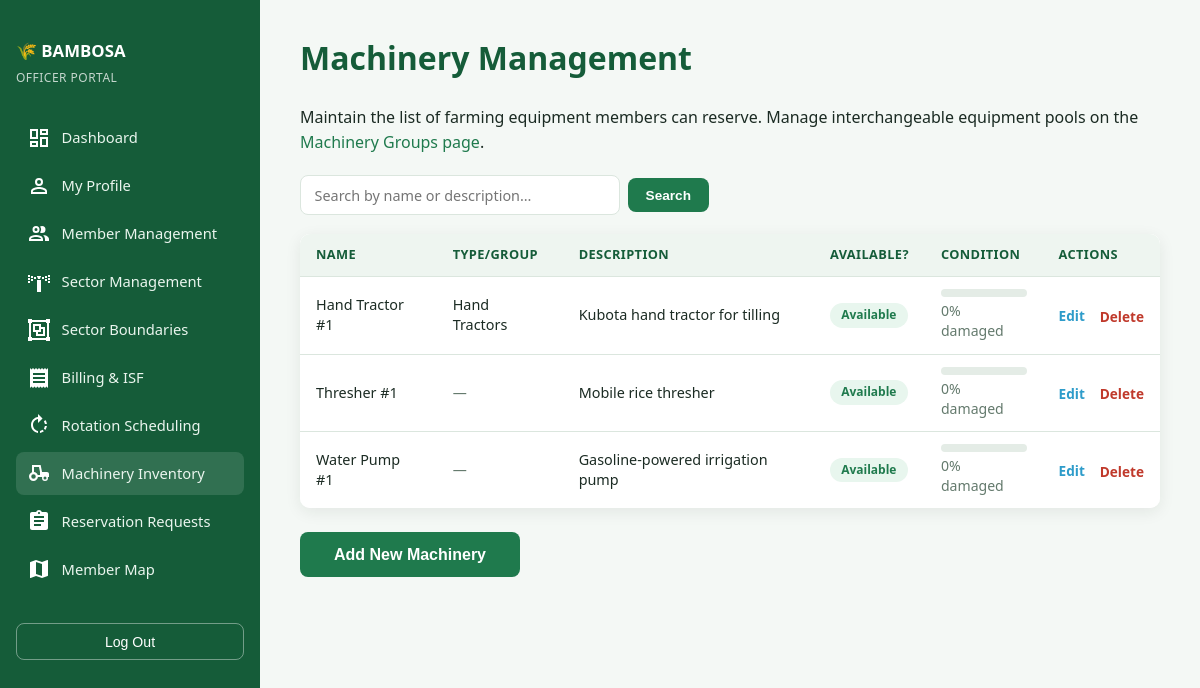
Page /officer/machinery.php (signed in) on the committed database.
### tables this page shows
CREATE TABLE IF NOT EXISTS machinery (
    machinery_id INT AUTO_INCREMENT PRIMARY KEY,
    group_id     INT DEFAULT NULL,                
    name         VARCHAR(100) NOT NULL UNIQUE,
    description  VARCHAR(255) DEFAULT NULL,
    is_available TINYINT(1) NOT NULL DEFAULT 1,    
    damage_level TINYINT UNSIGNED NOT NULL DEFAULT 0,   
    created_at   TIMESTAMP DEFAULT CURRENT_TIMESTAMP,
    FOREIGN KEY (group_id) REFERENCES machinery_groups(group_id) ON DELETE SET NULL,
    CONSTRAINT chk_machinery_damage_level CHECK (damage_level BETWEEN 0 AND 100)
);

CREATE TABLE IF NOT EXISTS machinery_groups (
    group_id     INT AUTO_INCREMENT PRIMARY KEY,
    group_name   VARCHAR(100) NOT NULL UNIQUE,
    description  VARCHAR(255) DEFAULT NULL,
    created_at   TIMESTAMP DEFAULT CURRENT_TIMESTAMP
);

### includes/base_path_utils.php (called while the page is built, shortened)
<?php
function base_url(string $path = ''): string
{
    $base = defined('BAMBOSA_BASE_PATH') ? BAMBOSA_BASE_PATH : '';
    $path = ltrim($path, '/');
    return ($path === '') ? ($base !== '' ? $base . '/' : '/') : $base . '/' . $path;
}

### includes/machinery.php (called while the page is built, shortened)
<?php
function get_all_machinery(PDO $pdo, bool $onlyAvailable = false, ?string $search = null, ?int $limit = null, ?int $offset = null): array
{
    $sql = "SELECT m.*, g.group_name
            FROM machinery m
            LEFT JOIN machinery_groups g ON g.group_id = m.group_id
            WHERE 1=1";
    $params = [];
    $sql .= ' ORDER BY m.name';
    if ($limit !== null && $offset !== null) {
        $sql .= ' LIMIT :limit OFFSET :offset';
    }
    $stmt = $pdo->prepare($sql);
    if ($limit !== null && $offset !== null) {
        $stmt->bindValue('limit', $limit, PDO::PARAM_INT);
        $stmt->bindValue('offset', $offset, PDO::PARAM_INT);
    }
    $stmt->execute();
    return $stmt->fetchAll();
}
function count_machinery(PDO $pdo, bool $onlyAvailable = false, ?string $search = null): int
{
    $sql = "SELECT COUNT(*) AS cnt
            FROM machinery m
            LEFT JOIN machinery_groups g ON g.group_id = m.group_id
            WHERE 1=1";
    $params = [];
    $stmt = $pdo->prepare($sql);
    $stmt->execute($params);
    return (int) $stmt->fetch()['cnt'];
}

### officer/machinery.php (the view, shortened to what this page needs)
<?php
require_once __DIR__ . '/../config/database.php';
require_once __DIR__ . '/../includes/machinery.php';
require_once __DIR__ . '/../includes/pagination.php';
$isAddingOrEditing = isset($_GET["new"]) || isset($_GET["edit"]);
$searchTerm = get_search_term();
$totalMachinery = count_machinery($pdo, false, $searchTerm);
$pagination = build_pagination($totalMachinery, get_current_page());
$machineryList = get_all_machinery($pdo, false, $searchTerm, $pagination['per_page'], $pagination['offset']);
?>
<!DOCTYPE html>
<html lang="en">
<head>
<link rel="stylesheet" href="<?= base_url('assets/css/style.css') ?>">
</head>
<body>
<div class="dash-shell">
  <?php include __DIR__ . '/../includes/partials/officer_sidebar.php'; ?>
  <main class="dash-main">
    <h1>Machinery Management</h1>
    <p>Maintain the list of farming equipment members can reserve. Manage interchangeable equipment pools on the <a href="<?= base_url('officer/machinery_groups.php') ?>">Machinery Groups page</a>.</p>
	<?php if (!$isAddingOrEditing): ?>
      <div class="table-scroll">
      <table class="data-table">
        <thead>
          <tr>
            <th>Name</th>
            <th>Type/Group</th>
            <th>Description</th>
            <th>Available?</th>
            <th>Condition</th>
            <th>Actions</th>
          </tr>
        </thead>
        <tbody>
          <?php if (empty($machineryList)): ?>
            <tr><td colspan="6" class="empty-row">No machinery found<?= $searchTerm ? ' for "' . htmlspecialchars($searchTerm) . '"' : ' yet' ?>.</td></tr>
          <?php else: foreach ($machineryList as $m): ?>
            <tr>
              <td><?= htmlspecialchars($m['name']) ?></td>
              <td><?= $m['group_name'] ? htmlspecialchars($m['group_name']) : '<span class="muted-note">—</span>' ?></td>
              <td><?= htmlspecialchars($m['description'] ?? '—') ?></td>
              <td>
                <span class="status-badge <?= $m['is_available'] ? 'status-active' : 'status-inactive' ?>">
                  <?= $m['is_available'] ? 'Available' : 'Unavailable' ?>
                </span>
              </td>
              <td>
                <div class="condition-bar" title="<?= (int) $m['damage_level'] ?>% damaged">
                </div>
                <span class="muted-note"><?= (int) $m['damage_level'] ?>% damaged</span>
              </td>
              <td class="actions-cell">
                <a href="<?= base_url('officer/machinery.php?edit=' . (int) $m['machinery_id']) ?>" class="link-btn">Edit</a>
                <form method="POST" class="inline-form" onsubmit="return confirm('Delete this machinery record? Existing reservations for it will also be removed.');">
                  <button type="submit" class="link-btn deactivate">Delete</button>
                </form>
              </td>
            </tr>
          <?php endforeach; endif; ?>
        </tbody>
      </table>
      </div>
	  <a href="<?= base_url('officer/machinery.php?new=') ?>"><button type="button" class="btn-full" style="max-width:220px; margin-top:24px;">Add New Machinery</button></a>
	<?php endif; ?>
  </main>
</div>
</body>
</html>

### assets/css/style.css (style rules this page uses)
:root { --clr-primary: #1f7a4d; --clr-primary-dark: #155c39; --clr-accent: #2e9cca; --clr-bg: #f4f8f5; --clr-surface: #ffffff; --clr-text: #1b2b23; --clr-muted: #647a6d; --clr-border: #dbe6de; --clr-error: #c0392b; --clr-success: #1f7a4d; --radius: 10px; --shadow: 0 4px 16px rgba(20, 40, 30, 0.08); --font: 'Segoe UI', system-ui, -apple-system, sans-serif; }
* { box-sizing: border-box; }
body { margin: 0; font-family: var(--font); background: var(--clr-bg); color: var(--clr-text); line-height: 1.6; }
a { color: var(--clr-primary); text-decoration: none; }
.condition-bar { width: 100%; max-width: 160px; height: 8px; border-radius: 4px; background: #e4ece6; overflow: hidden; margin-bottom: 0.25rem; }
.btn-full { width: 100%; padding: 0.85rem; border: none; border-radius: 8px; background: var(--clr-primary); color: #fff; font-size: 1rem; font-weight: 600; cursor: pointer; }
.dash-shell { display: flex; min-height: 100vh; }
.dash-main { flex: 1; min-width: 0; padding: 2rem 2.5rem; }
.dash-main h1 { color: var(--clr-primary-dark); margin-top: 0; }
.muted-note { color: var(--clr-muted); font-size: 0.88rem; margin-top: 0.8rem; }
.data-table { width: 100%; border-collapse: separate; border-spacing: 0; background: var(--clr-surface); border-radius: var(--radius); box-shadow: var(--shadow); font-size: 0.9rem; }
.table-scroll { width: 100%; overflow-x: auto; -webkit-overflow-scrolling: touch; border-radius: var(--radius); box-shadow: var(--shadow); background: var(--clr-surface); }
.table-scroll .data-table { box-shadow: none; border-radius: 0; }
.data-table th, .data-table td { padding: 0.75rem 1rem; text-align: left; vertical-align: middle; line-height: 1.4; border-bottom: 1px solid var(--clr-border); }
.data-table th { background: #eef5f0; color: var(--clr-primary-dark); font-size: 0.8rem; text-transform: uppercase; letter-spacing: 0.03em; }
.data-table tbody tr:last-child td { border-bottom: none; }
.status-badge { display: inline-block; padding: 0.25rem 0.7rem; border-radius: 999px; font-size: 0.75rem; font-weight: 600; text-transform: capitalize; }
.status-active { background: #e8f6ee; color: #1f7a4d; }
.data-table td.actions-cell { display: table-cell; white-space: nowrap; }
.data-table td.actions-cell > * { display: inline-block; vertical-align: middle; margin: 0 0.7rem 0 0; }
.data-table td.actions-cell > *:last-child { margin-right: 0; }
.data-table td.actions-cell > form.inline-form { display: inline-block; }
.data-table .muted-note { margin-top: 0; }
.data-table .condition-bar { margin: 0 0 0.25rem; }
.data-table td.actions-cell .link-btn { font-family: inherit; line-height: inherit; vertical-align: middle; }
.link-btn { background: none; border: none; padding: 0; font-size: 0.85rem; font-weight: 600; color: var(--clr-accent); cursor: pointer; }
.link-btn.deactivate { color: var(--clr-error); }
.inline-form { display: inline; margin: 0; }

### rows in the picture
machinery: name "Hand Tractor #1", group.group_name "Hand Tractors", description "Kubota hand tractor for tilling", is_available "Available", damage_level "0"
machinery: name "Thresher #1", description "Mobile rice thresher", is_available "Available", damage_level "0"
machinery: name "Water Pump #1", description "Gasoline-powered irrigation pump", is_available "Available", damage_level "0"
